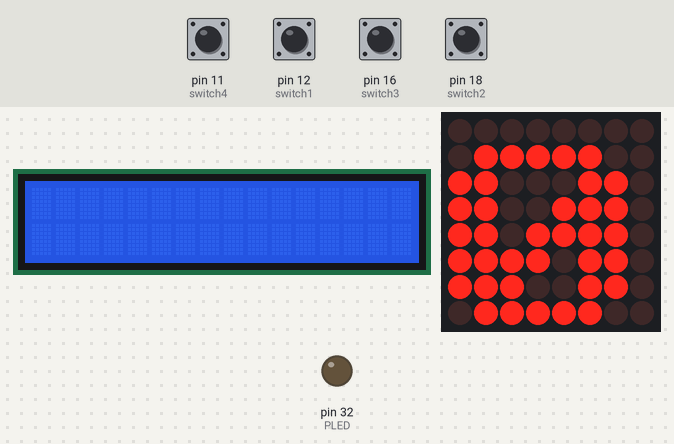
Simulated run of this program. Board: Raspberry Pi (header pin numbers). Parts: 16×2 character LCD, 8×8 LED matrix, output pins drawn as LEDs (lit = HIGH). Inputs (shaded band) come from the test bench; at power-on: pin 11 (switch4), pin 12 (switch1), pin 16 (switch3), pin 18 (switch2) LOW. Random numbers come from a fixed seed; library files of the repository ran but are not shown: I2C_driver.py; what the program prints to the terminal is not drawn.

Above: at 1.4 s.
1.5 s: pin 11 (switch4) pulled HIGH for 2.15 s
At 3.9 s:
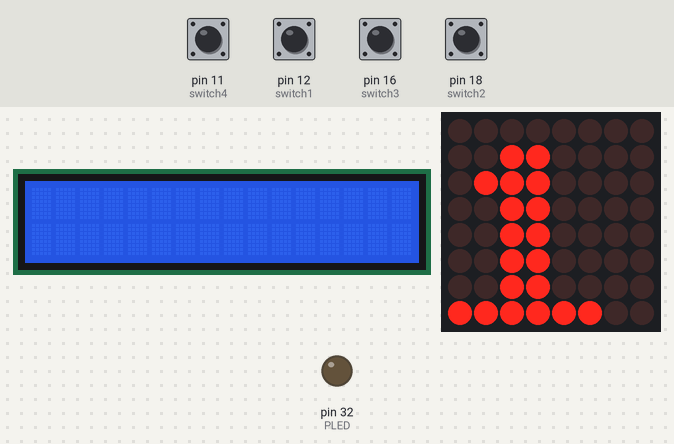
5.1 s: pin 12 (switch1) pulled HIGH for 2.15 s
At 5.7 s:
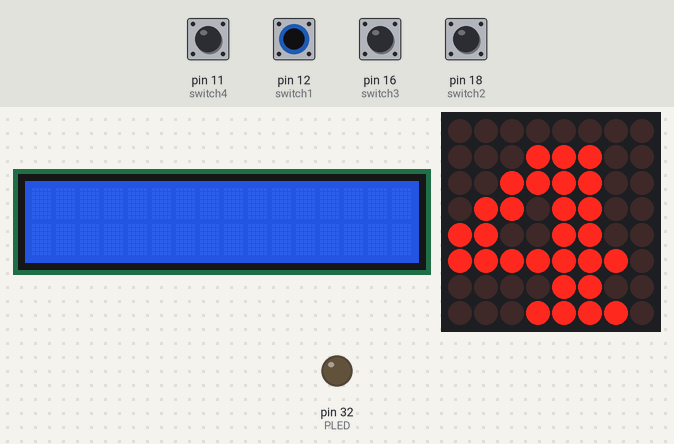
8.7 s: pin 18 (switch2) pulled HIGH for 2.15 s
At 11.4 s:
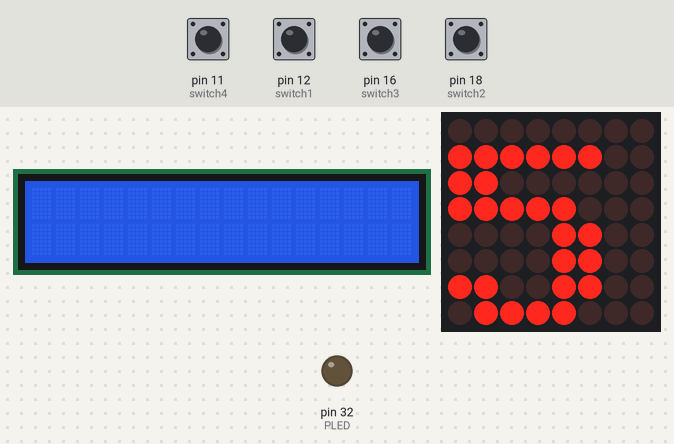
12.3 s: pin 11 (switch4) pulled HIGH for 2.15 s
At 14.0 s:
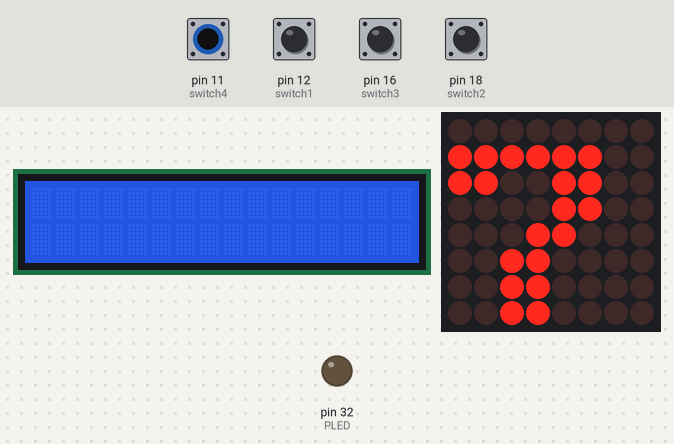
15.9 s: pin 16 (switch3) pulled HIGH for 2.15 s
At 17.6 s:
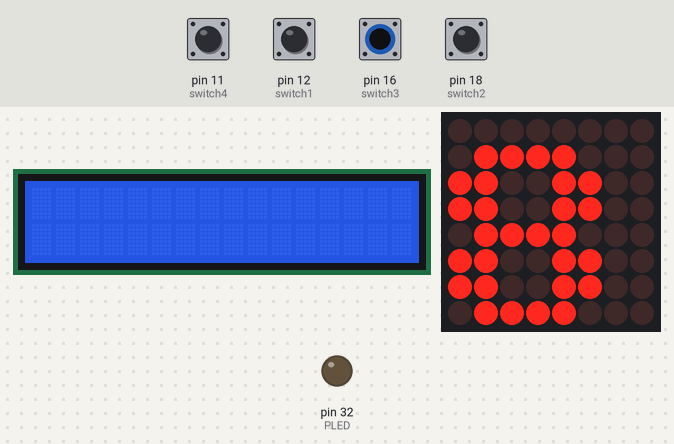
19.5 s: pin 16 (switch3) pulled HIGH for 2.15 s
At 21.1 s:
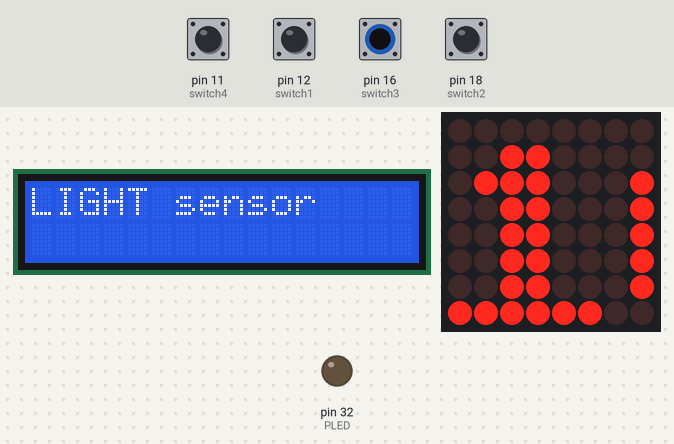
Timing chart, 0 to 24.9 s (numbered marks = the images above; inputs shaded):
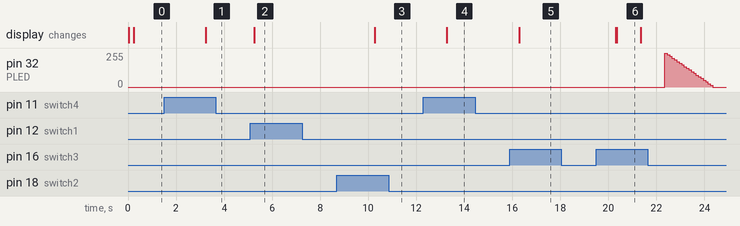

The program:

tester.py
```python
import RPi.GPIO as GPIO
from time import sleep, strftime
from datetime import datetime
import I2C_driver as LCD
from time import *
import random
import time
switch1 = 12
switch2 = 18
switch3 = 16
switch4 = 11
PLED = 32
GPIO.setwarnings(False)  # Ignore warning for now
GPIO.setmode(GPIO.BOARD) # Use physical pin numbering
# Set pin 10 to be an input pin and set initial value to be pulled low (off)
from luma.core.interface.serial import spi, noop
from luma.core.render import canvas
from luma.core.virtual import viewport
from luma.led_matrix.device import max7219
from luma.core.legacy import text, show_message
from luma.core.legacy.font import proportional, CP437_FONT, LCD_FONT
GPIO.setup(switch1,GPIO.IN,pull_up_down=GPIO.PUD_DOWN)
GPIO.setup(switch2,GPIO.IN,pull_up_down=GPIO.PUD_DOWN)
GPIO.setup(switch3,GPIO.IN,pull_up_down=GPIO.PUD_DOWN)
GPIO.setup(switch4,GPIO.IN,pull_up_down=GPIO.PUD_DOWN)
GPIO.setup(PLED, GPIO.OUT, initial=GPIO.LOW)


def main():
    abc=[1,2,3]
    mylcd = LCD.lcd()
    number=0
    serial = spi(port=0, device=0, gpio=noop())
    device = max7219(serial, width=8, height=8, block_orientation=0)
    print(device)
    device.contrast(100)
    virtual = viewport(device, width=8, height=8)
    GPIO.setup(PLED, GPIO.OUT)

    PWM_LED= GPIO.PWM(PLED, 50)
    PWM_LED.start(0)
    #show_message(device, 'Raspberry Pi MAX7219', fill="white", font=proportional(LCD_FONT), scroll_delay=0.08)

    while True:
        if(GPIO.input(switch1)== GPIO.HIGH):
            print("Button was pushed!")
            n=random.choice(abc)
            number += n
            if number >=10:
                mylcd.lcd_clear()
                mylcd.lcd_display_string("TOUCH sensor",1)

            with canvas(virtual) as draw:
                text(draw, (0, 1), str(number), fill="white", font=proportional(CP437_FONT))
            sleep(1)

        if(GPIO.input(switch1)== GPIO.LOW):
            print("Button was NOTpushed!")
            with canvas(virtual) as draw:
                text(draw, (0, 1), str(number), fill="white", font=proportional(CP437_FONT))
            sleep(1)

        if(GPIO.input(switch2)== GPIO.HIGH):
            print("Button was pushed!")
            n=random.choice(abc)
            number += n
            if number >=10:
                mylcd.lcd_clear()
                mylcd.lcd_display_string("FLAME sensor",1)
            with canvas(virtual) as draw:
                text(draw, (0, 1), str(number), fill="white", font=proportional(CP437_FONT))
            sleep(1)
#             for i in range(10):
#                 GPIO.output(LED1,GPIO.HIGH)
#                 sleep(0.5)
#                 GPIO.output(LED1,GPIO.LOW)
#                 sleep(0.5)

        if(GPIO.input(switch2)== GPIO.LOW):
            print("Button was NOTpushed!")
            with canvas(virtual) as draw:
                text(draw, (0, 1), str(number), fill="white", font=proportional(CP437_FONT))
            sleep(1)

        if(GPIO.input(switch3)== GPIO.HIGH):
            print("Button was pushed!")
            n=random.choice(abc)
            number += n
            if number >=10:
                mylcd.lcd_clear()
                mylcd.lcd_display_string("LIGHT sensor",1)
            with canvas(virtual) as draw:
                text(draw, (0, 1), str(number), fill="white", font=proportional(CP437_FONT))
            sleep(1)

        if(GPIO.input(switch3)== GPIO.LOW):
            print("Button was NOTpushed!")
            mylcd.lcd_clear()
            with canvas(virtual) as draw:
                text(draw, (0, 1), str(number), fill="white", font=proportional(CP437_FONT))
            sleep(1)

        if(GPIO.input(switch4)== GPIO.HIGH):
            print("Button was pushed!")
            n=random.choice(abc)
            number += n
            if number >=10:
                mylcd.lcd_clear()
                mylcd.lcd_display_string("BUTTON",1)
            with canvas(virtual) as draw:
                text(draw, (0, 1), str(number), fill="white", font=proportional(CP437_FONT))
            sleep(1)

        if(GPIO.input(switch4)== GPIO.LOW):
            print("Button was NOTpushed!")
            mylcd.lcd_clear()
            with canvas(virtual) as draw:
                text(draw, (0, 1), str(number), fill="white", font=proportional(CP437_FONT))
            sleep(1)
        if number >= 10:
            for duty in range(100, -1, -5):
                PWM_LED.ChangeDutyCycle(duty)
                sleep(0.1)


'''
        for _ in range(1):
            for intensity in range(16):
                device.contrast(intensity*16)
                sleep(0.1)
'''

if __name__ == '__main__':
    main()
```

Measured:
- after the input at 1.5 s, the display: changes after 1.7 s (image 1)
- after the input at 5.1 s, the display: changes after 0.15 s (image 2)
- after the input at 8.7 s, the display: changes after 1.6 s (image 3)
- after the input at 12.3 s, the display: changes after 0.98 s (image 4)
- after the input at 15.9 s, the display: changes after 0.38 s (image 5)
- after the input at 19.5 s, pin 32 (PLED): 0/255 → 255/255 after 2.8 s, → 242/255 0.10 s later, → 230/255 0.10 s later, → 217/255 0.10 s later, … (21 changes in this stretch); the display: first changes after 0.81 s (image 6 shows a later state)
- what the display in image 6 shows lasts 1.0 s, from 20.3 s to 21.3 s
